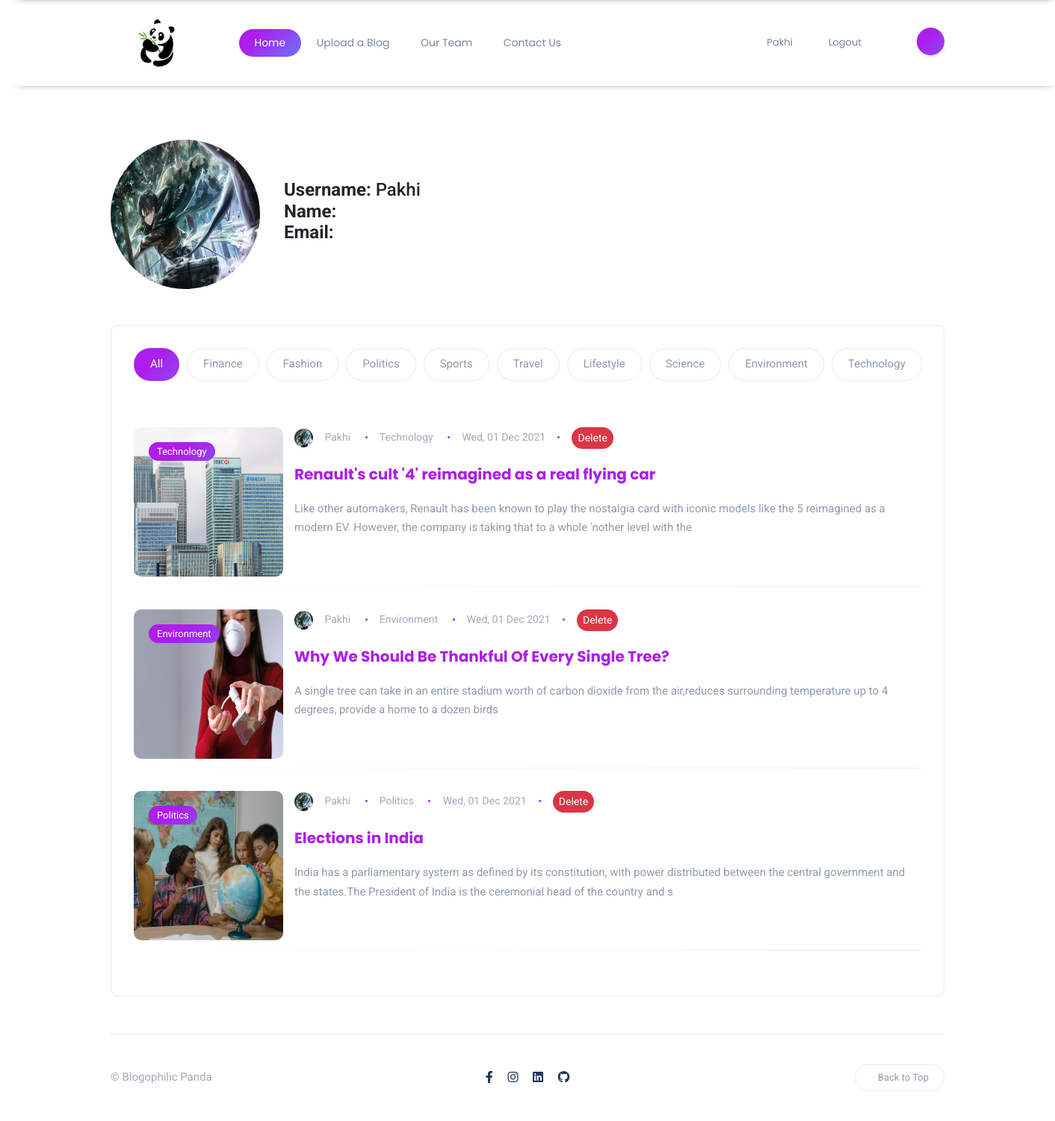
/accounts/profile/pakhi (signed in), run on an earlier commit of the app's database.
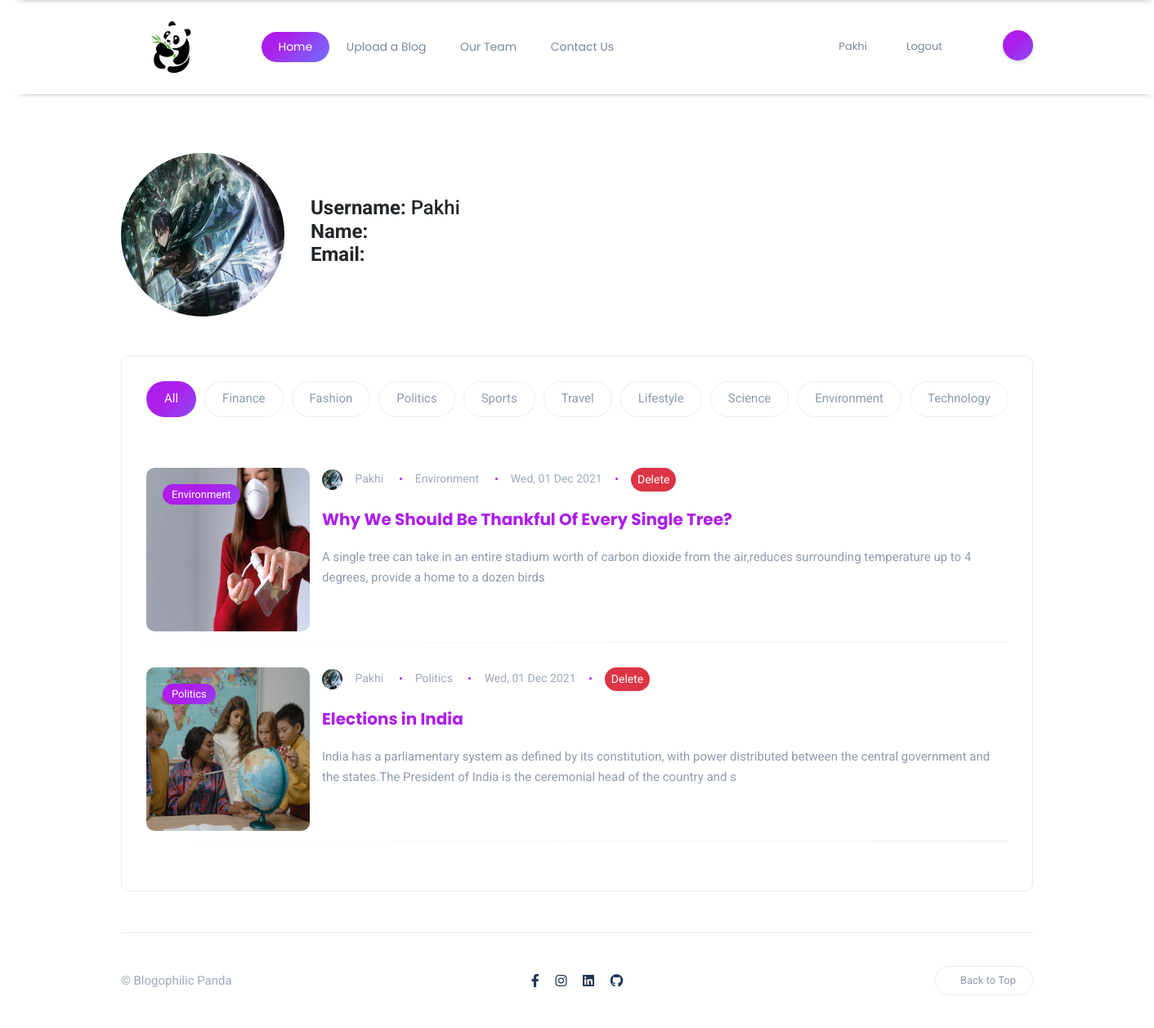
And on a later commit of the database.
### accounts/models.py (models this page shows, shortened)
class Profile(models.Model):
    user = models.OneToOneField(User, on_delete=models.CASCADE)
    image = models.ImageField(upload_to = 'profile_pics', null=True)
    slug = models.SlugField(max_length=264, unique=True, editable=False, default='')
    def __str__(self):
        return f'{self.user.username}'

### content/models.py (models this page shows, shortened)
class BlogPost(models.Model):
    author = models.ForeignKey(User, on_delete=models.CASCADE, related_name= 'post_author')
    blog_title = models.CharField(max_length= 264)
    slug = models.SlugField(max_length=264, unique=True, default='',editable=False)
    blog_content = models.TextField()
    blog_image = models.ImageField(upload_to= 'blog_image')
    publish_date = models.DateTimeField(auto_now_add=True)
    category = models.ForeignKey(Category, on_delete = models.CASCADE, related_name ='blog_cat')
    likes = models.ManyToManyField(User, related_name='blog_posts')
    class Meta:
        ordering = ['-publish_date']

class Category(models.Model):
    category = models.CharField(max_length = 50, unique = True)
    def __str__(self):
        return self.category

### accounts/views.py (the view)
# urls.py: path('profile/<slug:profile_slug>', views.profile, name='profile'),
@login_required(login_url='login')
def profile(request, profile_slug):
    profile = Profile.objects.get(slug = profile_slug)
    user = User.objects.get(username = profile)
    blogs = BlogPost.objects.filter(author = user)
    context = {
        "blogs": blogs,
        "tags": {
        'Finance': 'Finance',
        'Fashion': 'Fashion',
        'Politics' : 'Politics',
        'Sports' : 'Sports',
        'Travel' : 'Travel',
        'Lifestyle' : 'Lifestyle',
        'Science' : 'Science',
        'Environment' : 'Environment',
        'Technology' : 'Technology',
        },
        "profile_det": profile,
        "user_det": user,
    }
    return render(request, "accounts/profile.html", context)

### content/template_tags/get_post_Cat.py (called while the page is built)
@register.filter
def get_post_Cat(dictionary, key):
    return dictionary.get(str(key))

### templates/accounts/profile.html (shortened to what this page needs)
{% extends "base.html" %}
{% load get_post_Cat %}
{% load static %}
{% block content %}
<link rel="stylesheet" href="{% static 'css/blogs/home.css' %}">
<section id="hero">
    <div class="container-xl">
        <div class="row gy-4 d-flex flex-row flex-nowrap my-5 align-items-center">
            <li class="list-inline-item" style="width: auto;">
                <img src="{{ profile_det.image.url }}" class="author rounded-circle" alt="" style="height: 200px; width: 200px;">
            </li>
            <div class="h4 text-dark">
                <b>Username: </b>{{ user_det.username }}<br>
                <b>Name: </b>{{ user_det.first_name }} {{ user_det.last_name }}<br>
                {% if user.username == user_det.username %}
                <b>Email: </b>{{ user_det.email }}<br>
                {% endif %}
            </div>
        </div>
        <div class="row gy-4">
            <div class="col-lg-12">
                <div class="post-tabs rounded bordered">
                    <ul class="nav nav-tabs nav-pills nav-fill nav-category" id="postTab" role="tablist">
                        <li class="nav-item" role="presentation">
                            <button aria-controls="all" aria-selected="true" class="nav-link active"
                                data-bs-target="#all" data-bs-toggle="tab" id="all-tab" role="tab"
                                type="submit">
                                All
                            </button>
                        </li>
                        {% for tag in tags %}
                        <li class="nav-item" role="presentation">
                            <button aria-controls="{{ tag }}" aria-selected="false" class="nav-link"
                                data-bs-target="#{{ tag }}" data-bs-toggle="tab" id="{{ tag }}-tab" role="tab"
                                type="submit">
                                {{ tag }}
                            </button>
                        </li>
                        {% endfor %}
                    </ul>
                    <div class="tab-content" id="postsTabContent">
                    <div class="row tab-pane fade show active" id="all" aria-labelledby="all-tab" role="tabpanel">
                        {% for blog in blogs %}
                        <div class="col-md-12 col-sm-6">
                            <div class="post post-list clearfix">
                                <div class="thumb rounded">
                                    <a href="" class="category-badge position-absolute">{{ tags|get_post_Cat:blog.category }}</a>
                                    <a href="{% url 'blog_details' the_slug=blog.slug %}">
                                        <div class="inner">
                                            <img src="/media/{{ blog.blog_image }}" alt="" style="height: 200px; width: 200px;">
                                        </div>
                                    </a>
                                </div>
                                <div class="details">
                                    <ul class="meta list-inline mb-3">
                                        <li class="list-inline-item">
                                            <img src="{{ blog.author.profile.image.url }}" class="author" alt="" style="height: 25px; width: 25px;">
                                            {{ blog.author|capfirst }}
                                        </li>
                                        <li class="list-inline-item">
                                            {{ tags|get_post_Cat:blog.category}}</a>
                                        </li>
                                        <li class="list-inline-item">{{ blog.publish_date|date:"D, d M Y" }}</li>
                                        {% if user.username == user_det.username %}
                                        <li class="list-inline-item"><a class="btn btn-danger text-white btn-sm" href="{% url 'blog_delete' the_slug=blog.slug %}">Delete</a></li>
                                        {% endif %}
                                    </ul>
                                    <h5 class="post-tile">
                                        <a href="{% url 'blog_details' the_slug=blog.slug %}">
                                            {{ blog.blog_title }}
                                        </a>
                                    </h5>
                                    <p class="excerpt mb-0">
                                        {{ blog.blog_content|slice:":200" }}
                                    </p>
                                    <div class="post-bottom clearfix d-flex align-items-center">
                                        <div class="social-share me-auto">
                                        </div>
                                    </div>
                                </div>
                            </div>
                        </div>
                        {% endfor %}
                    </div>
                    </div>
                </div>
            </div>
        </div>
    </div>
</section>
{% endblock content %}

### templates/base.html (shortened to what this page needs)
{% load static %}
<!DOCTYPE html>
<html lang="en">
<head>
    <link href="https://cdn.jsdelivr.net/npm/bootstrap@5.1.3/dist/css/bootstrap.min.css" rel="stylesheet">
    <link rel="stylesheet" href="{% static 'css/bootstrap.min.css' %}">
    <link rel="stylesheet" href="https://cdnjs.cloudflare.com/ajax/libs/font-awesome/5.15.3/css/all.min.css">
    <link rel=" stylesheet" href="{% static 'css/slick.css' %}">
    <link rel=" stylesheet" href="{% static 'css/base.css' %}">
    <link rel="stylesheet" href="https://cdnjs.cloudflare.com/ajax/libs/simple-line-icons/2.5.5/css/simple-line-icons.min.css">
</head>
<body>
    <div class="site-wrapper">
    {% include 'navbar.html' %}
    {% block content  %}
    {% endblock content %}
    {% include 'footer.html' %}
    </div>
</body>
</html>

### templates/navbar.html (shortened to what this page needs)
{% load static %}
<link rel="stylesheet" href="{% static 'css/navbar.css' %}">
<header class="header-default">
    <nav class="navbar navbar-expand-lg">
        <div class="container-xl">
            <a href="{% url 'home' %}" class="navbar-brand">
                <img src="{% static 'images/logo.png' %}" alt="" style="height: 75px;">
            </a>
            <div class="collapse navbar-collapse">
                <ul class="navbar-nav mr-auto">
                    <li class="nav-item active">
                        <a href="{% url 'home' %}" class="nav-link">Home</a>
                    </li>
                        <a href="{% url 'uploading_blogs' %}" class="nav-link">Upload a Blog</a>
                    <li class="nav-item">
                        <a href="{% url 'our_team' %}" class="nav-link">Our Team</a>
                    </li>
                    <li class="nav-item">
                        <a href="{% url 'contact' %}" class="nav-link">Contact Us</a>
                    </li>
                </ul>
            </div>
            <div class="header-right d-flex">
                <ul class="navbar-nav collapse navbar-collapse">
                    {% if user.is_authenticated %}
                    <li>
                        <a href="{% url 'profile' profile_slug=user.profile.slug %}" class="dropdown-item">{{ user }}</a>
                    </li>
                    <li>
                        <a href="{% url 'logout' %}" class="dropdown-item">Logout</a>
                    </li>
                    {% endif %}
                </ul>
                <div class="header-buttons">
                    <button class="search icon-button">
                    </button>
                </div>
            </div>
        </div>
    </nav>
</header>

### templates/footer.html (shortened to what this page needs)
{% load static %}
<link rel="stylesheet" href="{% static 'css/footer.css' %}">
<footer>
    <div class="container-xl">
        <div class="footer-inner">
            <div class="row d-flex align-items-center gy-4">
                <div class="col-md-4">
                    <span class="copyright">&copy; Blogophilic Panda</span>
                </div>
                <div class="col-md-4 text-center">
                    <ul class="social-icons list-unstyled list-inline mb-0">
                        <li class="list-inline-item">
                            <a href="https://www.facebook.com/">
                                <i class="fab fa-facebook-f"></i>
                            </a>
                        </li>
                        <li class="list-inline-item">
                            <a href="https://www.instagram.com/">
                                <i class="fab fa-instagram"></i>
                            </a>
                        </li>
                        <li class="list-inline-item">
                            <a href="https://www.linkedin.com/">
                                <i class="fab fa-linkedin"></i>
                            </a>
                        </li>
                        <li class="list-inline-item">
                            <a href="https://www.github.com/">
                                <i class="fab fa-github"></i>
                            </a>
                        </li>
                    </ul>
                </div>
                <div class="col-md-4">
                    <a href="#" id="return-to-top" class="float-md-end">
                        Back to Top
                    </a>
                </div>
            </div>
        </div>
    </div>
</footer>

### static/css/base.css (style rules this page uses)
body { color: #8f9bad; background-color: #fff; font-family: 'Roboto', sans-serif !important; font-size: 15px; line-height: 1.7; overflow-x: hidden; -webkit-font-smoothing: antialiased; }

### static/css/navbar.css (style rules this page uses)
.header-default { padding: 20px 0; margin-bottom: 2%; position: relative; width: 100%; box-shadow: 10px 10px 10px -15px #111; }
.header-default .navbar-nav { margin-left: 50px; }
.header-default.clone { position: fixed; top: 0; left: 0; background: #fff; border-bottom: 1px solid #ebebeb; right: 0; padding: 25px 0; transform: translateY(-100%); transition: 0.2s transform cubic-bezier(0.3, 0.73, 0.3, 0.7); z-index: 4; }
.navbar { padding: 0; }
.navbar-nav { font-family: 'Poppins', sans-serif; font-size: 14px; }
.navbar-nav .nav-link { padding: 0.439rem 1rem; color: #79889e; }
.navbar-nav li.active .nav-link { color: #fff; background: #6a3093; border-radius: 25px; background-color: #6e72fc; background-image: linear-gradient(315deg, #6e72fc 0%, #ad1deb 74%); }
.navbar-brand { padding-top: 0; padding-bottom: 0; margin-right: 0; }
.dropdown-item { display: block; width: 100%; padding: 0.6rem 1.5rem; clear: both; font-weight: 400; font-size: 13px; color: #79889e; text-align: inherit; text-decoration: none; white-space: nowrap; background-color: transparent; border: 0; }
.header-right .header-buttons { display: inline-block; margin-left: 50px; }
.header-right .header-buttons button { margin-left: 10px; }
.header-right .header-buttons button:first-child { margin-left: 0; }
@media (min-width: 992px) { .navbar-expand-lg .navbar-nav .nav-link { padding-right: 1.3rem; padding-left: 1.3rem; } }
@media (min-width: 1200px) { .container-xl { max-width: 1140px; } }
@media (min-width: 1400px) { .container-xl { max-width: 1140px; } }
button { transition: all 0.3s ease-in-out; }
.icon-button { color: #fff; border: 0; border-radius: 50%; background-color: #6e72fc; background-image: linear-gradient(315deg, #6e72fc 0%, #ad1deb 74%); background-size: auto 200%; display: inline-flex; justify-content: center; align-items: center; height: 37px; line-height: 39px; text-align: center; vertical-align: middle; width: 37px; box-shadow: 0px 2px 4px 0px rgba(0, 0, 0, 0.15); transition: all 0.2s ease-in-out; outline: none; }
.social-icons a { font-size: 16px; color: #203656; }
.social-icons li:not(:last-child) { margin-right: 1rem; }
.btn { color: #fff; border: 0; border-radius: 25px; font-family: 'Roboto', sans-serif; font-size: 14px; font-weight: 400; overflow: hidden; position: relative; display: inline-block; vertical-align: middle; white-space: nowrap; text-align: center; transition: all 0.3s ease-in-out; }

### static/css/footer.css (style rules this page uses)
footer { margin-top: 50px; }
footer .footer-inner { border-top: 1px solid #ebebeb; padding: 40px 0; }
footer .footer-inner .copyright { color: #9faabb; }
#return-to-top { color: #8f9bad; font-size: 13px; border: 1px solid #ebebeb; text-decoration: none; border-radius: 25px; padding: 6px 20px; z-index: 4; transition: all 0.3s ease-in-out; }

What changed in the data, as far as the page shows it:
removed BlogPost: category.category "Technology", blog_image (picture), author.profile.image (picture), author "Pakhi", publish_date "Wed, 01 Dec 2021", blog_title "Renault's cult '4' reimagined as a real flying car", blog_content "Like other automakers, Renault has been known to play the nostalgia card with iconic models like the 5 reimagined as a modern EV. However, the company is taking that to a whole 'nother level with the"
